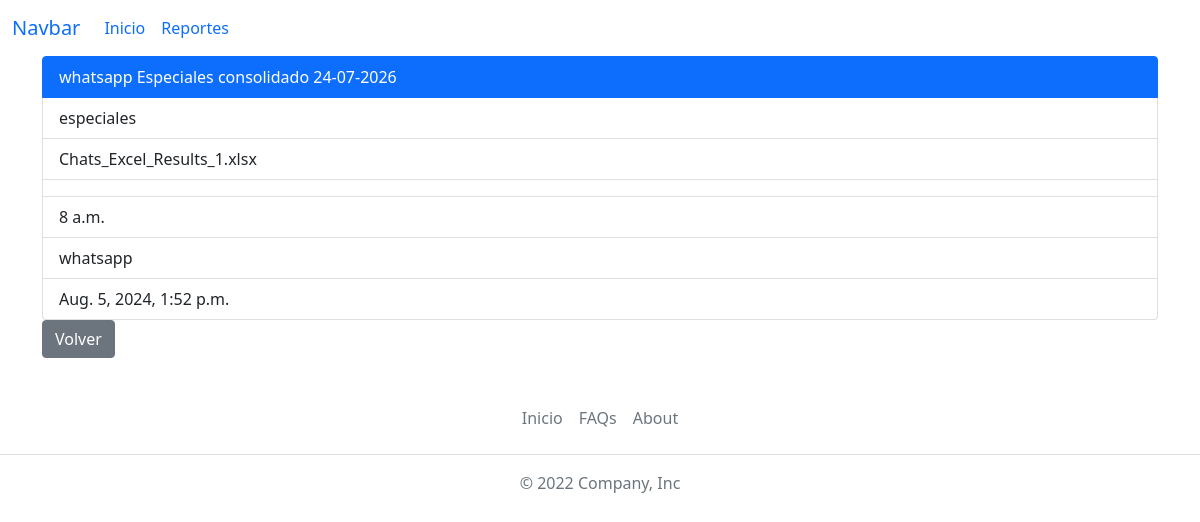
Screenshot of /reportes/whatsapp/24 with the database file from the repository.
### reportes/models.py (models this page shows, shortened)
class Reporte(models.Model):
    campaigns_list = (
        ('mora_30', 'MORA 30'),
        ('especiales', 'ESPECIALES'),
        ('castigo', 'CASTIGO'),
    )
    name = models.CharField(max_length=100)
    campaign = models.CharField(max_length=15, choices=campaigns_list)
    chats_file = models.FileField(upload_to='files/upload/chats/')
    numero_inicio = models.CharField(max_length=10)
    numero_final = models.CharField(max_length=10)
    hora = models.TimeField()
    report_type = models.ForeignKey(
        TipoReporte, on_delete=models.CASCADE, to_field='name')
    created_at = models.DateTimeField(auto_now_add=timezone.now)

class TipoReporte(models.Model):
    name = models.CharField(max_length=50, unique=True)
    created_at = models.DateTimeField(auto_now_add=timezone.now)
    def __str__(self):
        return self.name

### reportes/views.py (the view)
def reporte_detalle(request, tipo_reporte_name, reporte_id):
    report_type = get_object_or_404(models.TipoReporte, name=tipo_reporte_name)
    reporte = get_object_or_404(models.Reporte, id=reporte_id)
    file_names = {
        'chats_file_name': os.path.basename(reporte.chats_file.name) if reporte.chats_file else 'No file',
    }
    return render(
        request,
        'reporte_detalle.html',
        context={
            'reporte': reporte,
            'report_type': report_type,
            'file_names': file_names
        }
    )

### reportes/templates/reporte_detalle.html
{% extends "base.html" %}
{% block content %}
<div class="container">
    <ul class="list-group">
        <li class="list-group-item active" aria-current="true">{{ reporte.name }}</li>
        <li class="list-group-item">{{ reporte.campaign }}</li>
        <li class="list-group-item">{{ file_names.chats_file_name }}</li>
        <li class="list-group-item">{{ file_names.envio_sms_file_name }}</li>
        <li class="list-group-item">{{ reporte.hora }}</li>
        <li class="list-group-item">{{ reporte.report_type }}</li>
        <li class="list-group-item">{{ reporte.created_at }}</li>
    </ul>
    <a class="btn btn-secondary" href="{% url 'reportes:reporte' report_type.name %}" role="button">Volver</a>
</div>
{% endblock %}

### rows the page displays
Reporte: name "whatsapp Especiales consolidado 24-07-2026", campaign "especiales", hora "8 a.m.", report_type "whatsapp", created_at "Aug. 5, 2024, 1:52 p.m."

### other values shown
{{ file_names.chats_file_name }} "Chats_Excel_Results_1.xlsx"
